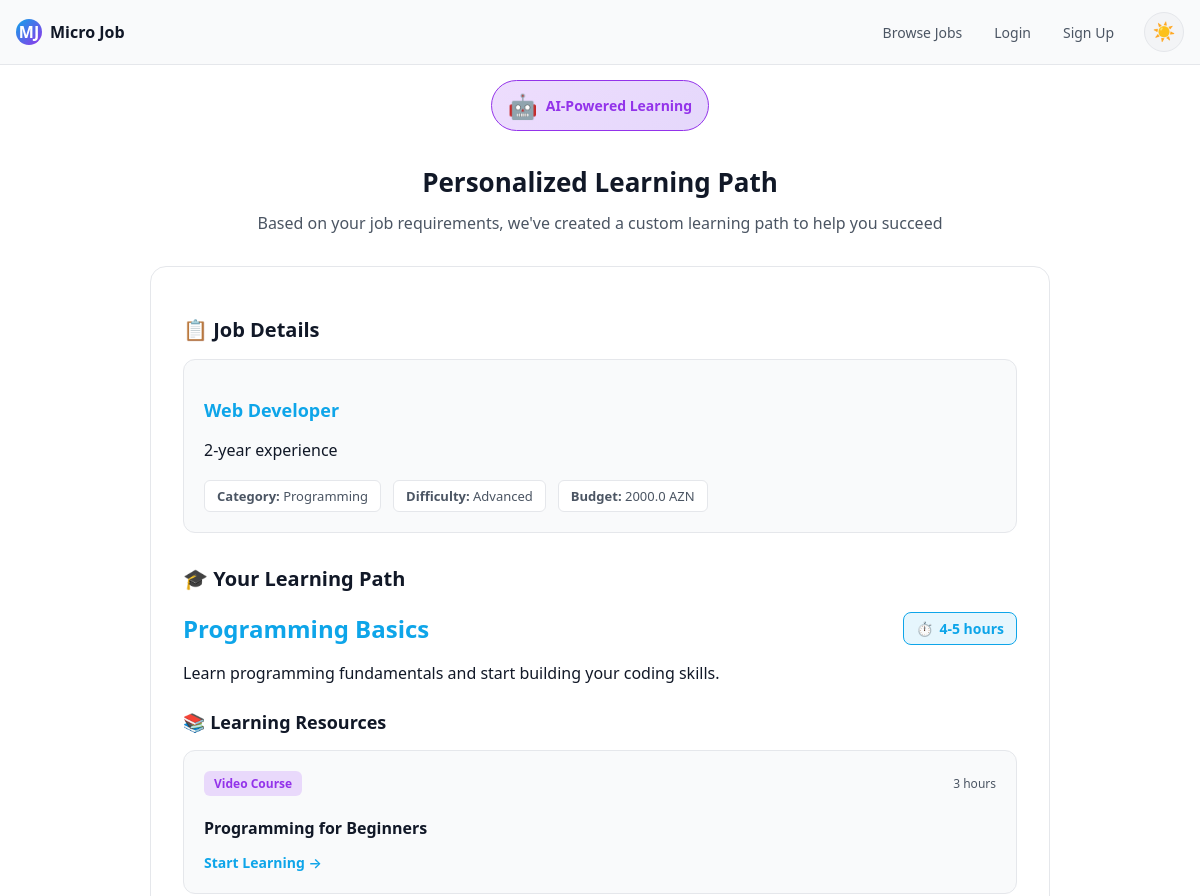
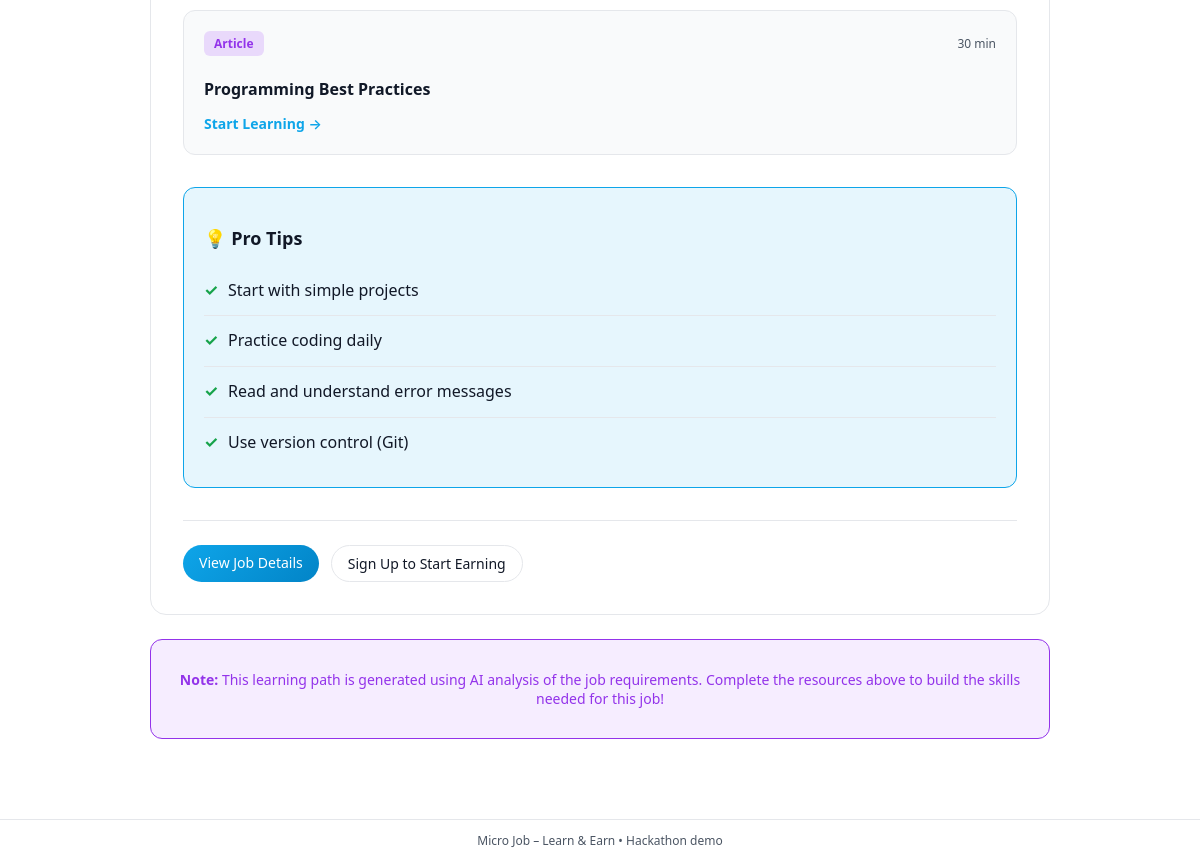
The page /learn/6 on the database its author committed (2 pictures, top to bottom).
### app.py (models this page shows)
class Task(db.Model):
    id = db.Column(db.Integer, primary_key=True)
    title = db.Column(db.String(200), nullable=False)
    description = db.Column(db.Text, nullable=False)
    budget_azn = db.Column(db.Float, nullable=False)
    category = db.Column(db.String(120))
    mode = db.Column(db.String(20))
    status = db.Column(db.String(20), default='open')
    created_at = db.Column(db.DateTime, default=datetime.utcnow)
    required_skill = db.Column(db.String(120))
    difficulty = db.Column(db.String(20))
    employer_id = db.Column(db.Integer, db.ForeignKey('user.id'))
    worker_id   = db.Column(db.Integer, db.ForeignKey('user.id'))
    accepted_bid_id = db.Column(db.Integer, db.ForeignKey('bid.id'), nullable=True)
    bids = db.relationship('Bid', primaryjoin='Task.id == Bid.task_id', backref='task', lazy=True, cascade='all, delete-orphan')
    accepted_bid = db.relationship('Bid', foreign_keys=[accepted_bid_id], uselist=False, post_update=True)
    reviews = db.relationship('Review', backref='task', lazy=True)

### app.py (the view)
@app.route('/learn/<int:task_id>')
def learn(task_id):
    task = Task.query.get_or_404(task_id)
    learning_path = ai_learning_path(task)
    user = current_user()
    return render_template('learn.html', task=task, learning_path=learning_path, user=user)

### app.py (called while the page is built)
def current_user():
    if 'user_id' in session:
        return User.query.get(session['user_id'])
    return None

### templates/learn.html (shortened to what this page needs)
{% extends "base.html" %}
{% block content %}
<div class="learn-wrapper">
  <div class="learn-header">
    <div class="ai-badge">
      <span class="ai-icon-large">🤖</span>
      <span>AI-Powered Learning</span>
    </div>
    <h1>Personalized Learning Path</h1>
    <p class="learn-subtitle">Based on your job requirements, we've created a custom learning path to help you succeed</p>
  </div>
  <div class="learn-card">
    <div class="task-info-section">
      <h2>📋 Job Details</h2>
      <div class="task-info-card">
        <h3>{{ task.title }}</h3>
        <p>{{ task.description }}</p>
        <div class="task-info-meta">
          <span><strong>Category:</strong> {{ task.category or 'General' }}</span>
          <span><strong>Difficulty:</strong> {{ task.difficulty|title }}</span>
          <span><strong>Budget:</strong> {{ task.budget_azn }} AZN</span>
        </div>
      </div>
    </div>
    <div class="learning-path-section">
      <h2>🎓 Your Learning Path</h2>
      <div class="path-header">
        <h3>{{ learning_path.title }}</h3>
        <div class="time-badge">
          <span>⏱️</span>
          <span>{{ learning_path.estimated_time }}</span>
        </div>
      </div>
      <p class="path-description">{{ learning_path.description }}</p>
      <div class="resources-section">
        <h3>📚 Learning Resources</h3>
        <div class="resources-list">
          {% for resource in learning_path.resources %}
            <div class="resource-card">
              <div class="resource-header">
                <span class="resource-type">{{ resource.type }}</span>
                <span class="resource-duration">{{ resource.duration }}</span>
              </div>
              <h4>{{ resource.title }}</h4>
              <a href="{{ resource.url }}" target="_blank" class="resource-link">
                <span>Start Learning →</span>
              </a>
            </div>
          {% endfor %}
        </div>
      </div>
      <div class="tips-section">
        <h3>💡 Pro Tips</h3>
        <ul class="tips-list">
          {% for tip in learning_path.tips %}
            <li>{{ tip }}</li>
          {% endfor %}
        </ul>
      </div>
    </div>
    <div class="action-section">
      {% if user and user.role == 'worker' %}
        {% if task.status == 'open' %}
          <a href="{{ url_for('task_detail', task_id=task.id) }}" class="btn-primary">Ready to Bid? Go to Job</a>
        {% else %}
          <a href="{{ url_for('task_detail', task_id=task.id) }}" class="btn-primary">View Job Details</a>
        {% endif %}
      {% else %}
        <a href="{{ url_for('task_detail', task_id=task.id) }}" class="btn-primary">View Job Details</a>
        {% if not user %}
          <a href="{{ url_for('register') }}" class="btn-secondary">Sign Up to Start Earning</a>
        {% endif %}
      {% endif %}
    </div>
  </div>
  <div class="ai-note">
    <p><strong>Note:</strong> This learning path is generated using AI analysis of the job requirements. Complete the resources above to build the skills needed for this job!</p>
  </div>
</div>
{% endblock %}

### rows shown on the page
Task: title "Web Developer", description "2-year experience", category "Programming", difficulty "Advanced", budget_azn "2000.0"

### other values the page prints
{{ learning_path.title }} "Programming Basics"
{{ learning_path.estimated_time }} "4-5 hours"
{{ learning_path.description }} "Learn programming fundamentals and start building your coding skills."
{{ resource.type }} "Video Course" "Article"
{{ resource.duration }} "3 hours" "30 min"
{{ resource.title }} "Programming for Beginners" "Programming Best Practices"
{{ tip }} "Start with simple projects" "Practice coding daily" "Read and understand error messages" "Use version control (Git)"
